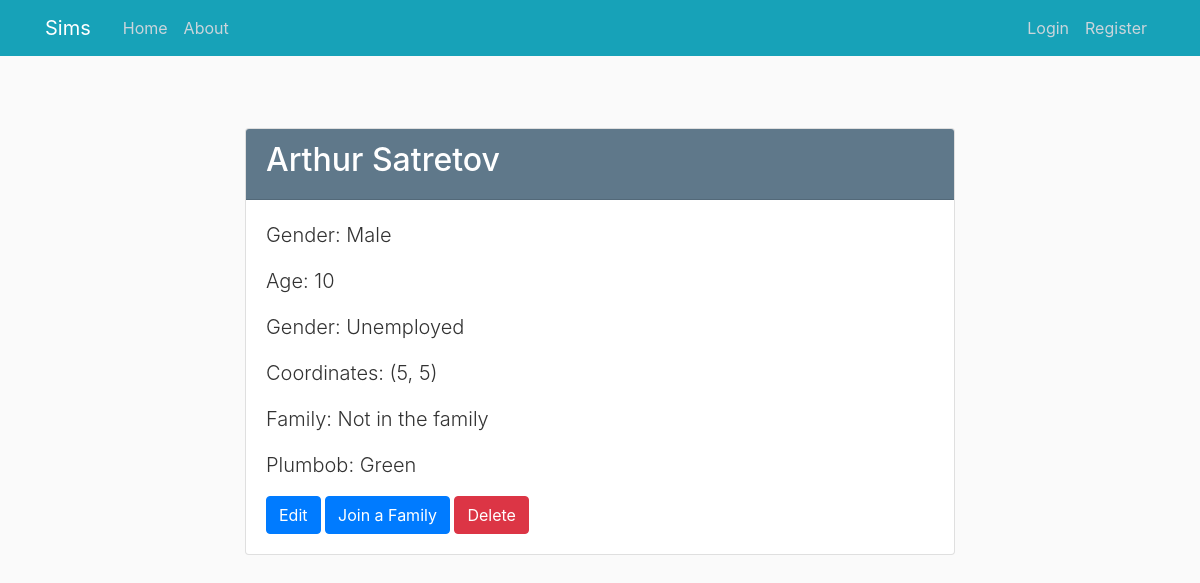
The app's page /human/1, older data.
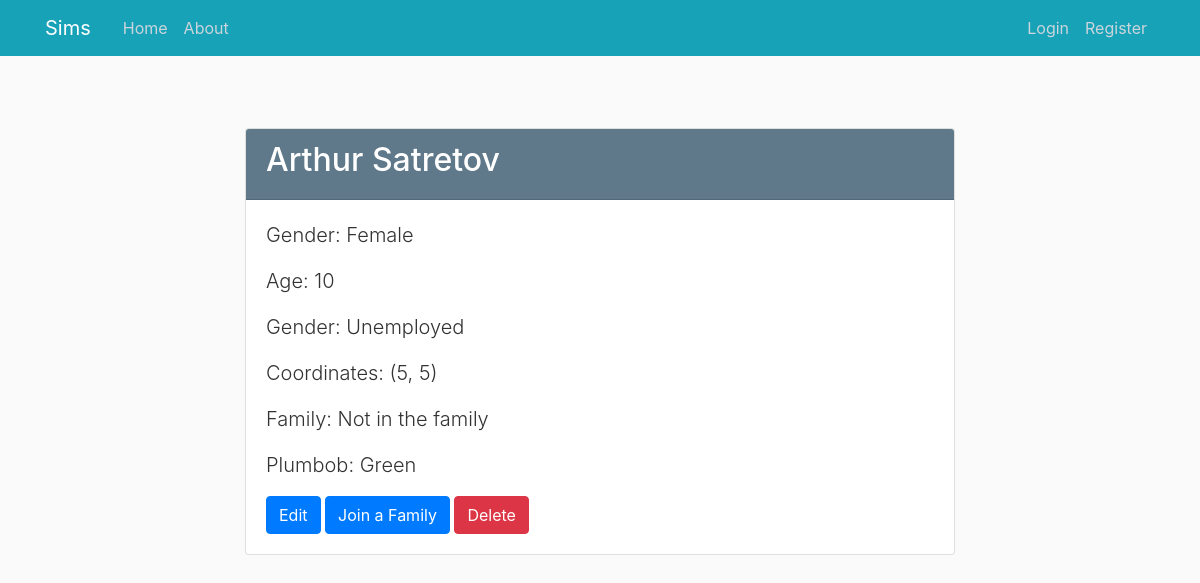
The same page, newer data.
### sims/models.py (models this page shows, shortened)
class Human(db.Model):
    id = db.Column(db.Integer, primary_key=True)
    name = db.Column(db.String(100), nullable=False)
    surname = db.Column(db.String(100), nullable=False)
    gender = db.Column(db.Enum(Gender), nullable=False)
    age = db.Column(db.Integer, nullable=False)
    job = db.Column(db.Enum(Job), default=Job.UNEMPLOYED)
    x_coordinate = db.Column(db.Integer, nullable=False, default=0)
    y_coordinate = db.Column(db.Integer, nullable=False, default=0)
    family_id = db.Column(db.Integer, db.ForeignKey('family.id'))
    plumbob = db.Column(db.Enum(Plumbob), default=Plumbob.GREEN)

### sims/humans/routes.py (the view)
@humans.route("/human/<int:human_id>")
def human(human_id):
    human = Human.query.get_or_404(human_id)
    family = Family.query.get(human.family_id)
    return render_template('humans/human.html', human=human, family=family)

### sims/templates/humans/human.html (shortened to what this page needs)
{% extends "layout.html" %}
{% block content %}
    <div class="container mt-5">
        <div class="row justify-content-center">
            <div class="col-md-8">
                <div class="card">
                    <div class="card-header bg-steel text-white">
                        <h2 class="text-white">{{ human.name }} {{ human.surname }}</h2>
                    </div>
                    <div class="card-body">
                        <p class="lead">Gender: {{ human.gender.value }}</p>
                        <p class="lead">Age: {{ human.age }}</p>
                    <p class="lead">Gender: {{ human.job.value }}</p>
                        <p class="lead">Coordinates: ({{ human.x_coordinate }}, {{ human.y_coordinate }})</p>
                        {% if family %}
                            <p class="lead">Family: {{ family.name }}</p>
                        {% else %}
                            <p class="lead">Family: Not in the family</p>
                        {% endif %}
                        <p class="lead">Plumbob: {{ human.plumbob.value }}</p>
                        <div class="mt-3">
                            <a href="{{ url_for('humans.update_human', human_id=human.id) }}" class="btn btn-primary">Edit</a>
                            <a href="{{ url_for('families.families_human', human_id=human.id) }}"
                               class="btn btn-primary">Join a Family</a>
                            <button class="btn btn-danger" id="deleteBtn" data-toggle="modal"
                                    data-target="#deleteModal">Delete
                            </button>
                        </div>
                    </div>
                </div>
            </div>
        </div>
    </div>
{% endblock content %}

### sims/templates/layout.html (shortened to what this page needs)
<!DOCTYPE html>
<html>
<head>
    <link rel="stylesheet" href="https://maxcdn.bootstrapcdn.com/bootstrap/4.0.0/css/bootstrap.min.css"
>
    <link rel="stylesheet" type="text/css" href="{{ url_for('static', filename='main.css') }}">
</head>
<body>
<header class="site-header">
    <nav class="navbar navbar-expand-md navbar-dark bg-info fixed-top">
        <div class="container">
            <a class="navbar-brand mr-4" href="/">Sims</a>
            <div class="collapse navbar-collapse" id="navbarToggle">
                <div class="navbar-nav mr-auto">
                    <a class="nav-item nav-link" href="{{ url_for('main.home') }}">Home</a>
                    <a class="nav-item nav-link" href="{{ url_for('main.about') }}">About</a>
                </div>
                <div class="navbar-nav">
                    {% if current_user.is_authenticated %}
                        <a class="nav-item nav-link" href="{{ url_for('users.account') }}">Account</a>
                        <a class="nav-item nav-link" href="{{ url_for('users.logout') }}">Logout</a>
                    {% else %}
                        <a class="nav-item nav-link" href="{{ url_for('users.login') }}">Login</a>
                        <a class="nav-item nav-link" href="{{ url_for('users.register') }}">Register</a>
                    {% endif %}
                </div>
            </div>
        </div>
    </nav>
</header>
<main role="main" class="container">
    <div class="row">
        <div class="col-md-12">
            {% block content %}{% endblock %}
        </div>
    </div>
</main>
</body>
</html>

### sims/static/main.css (style rules this page uses)
body { background: #fafafa; color: #333333; margin-top: 5rem; }
h1, h2, h3, h4, h5, h6 { color: #444444; }
.bg-steel { background-color: #5f788a; }
.site-header .navbar-nav .nav-link { color: #cbd5db; }

Row changes from the older to the newer data that the page shows:
changed Human "Arthur": gender.value "Male" → "Female"
